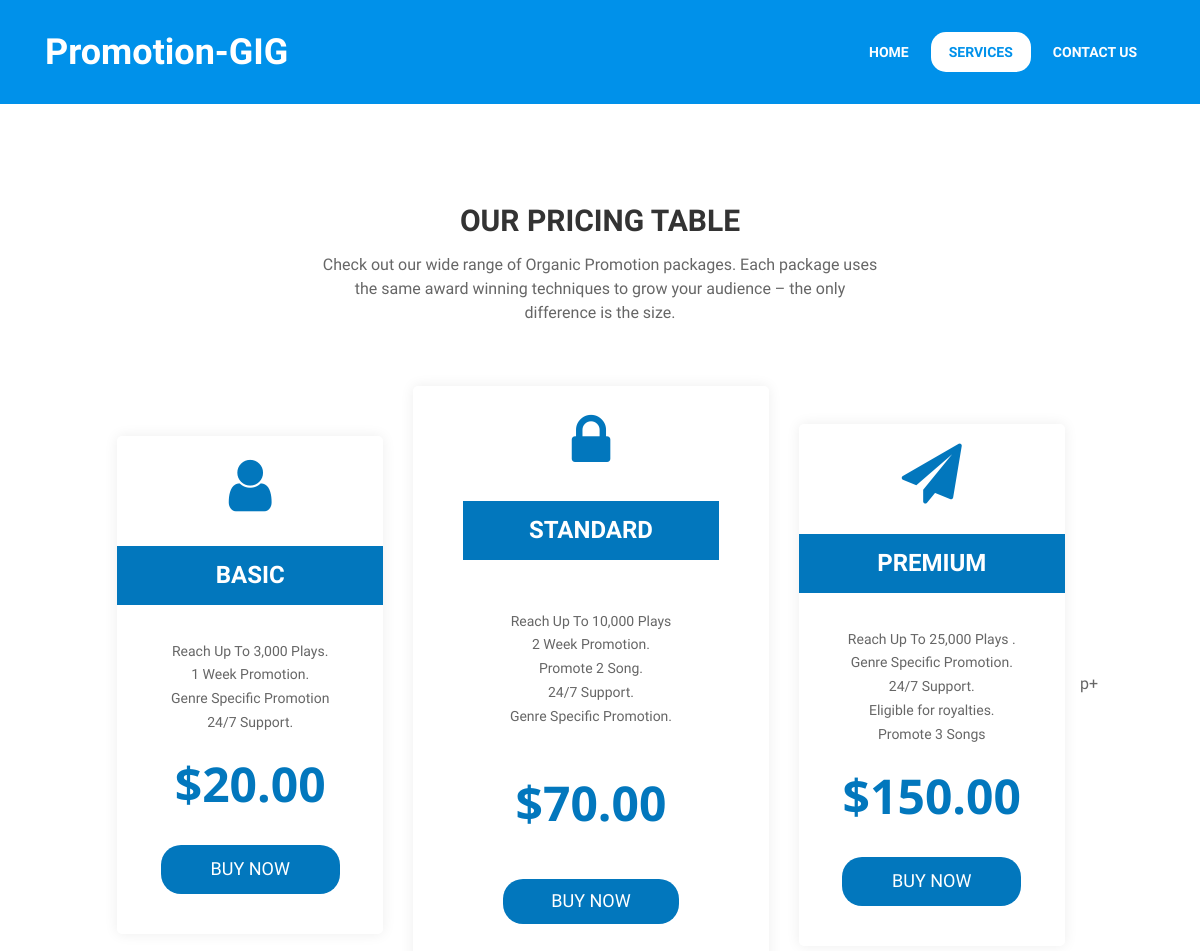
The page /1 on the database its author committed.
### product/models.py (models this page shows)
class Product(models.Model):
    id = models.AutoField(primary_key=True)
    product_name = models.CharField(max_length=300)
    description = models.TextField()
    photo = models.ImageField(upload_to='static/product_photo',blank=True)
    basic_price = models.DecimalField(max_digits=6, decimal_places=2)
    standard_price = models.DecimalField(max_digits=6, decimal_places=2)
    premium_price = models.DecimalField(max_digits=6, decimal_places=2)

### pages/views.py (the view)
# urls.py: path('<int:pk>', ProductPageView.as_view(), name='pricing'),
class ProductPageView(DetailView): # new
    template_name = 'pricing.html'
    def get_queryset(self):
        return Product.objects.all()

### templates/pricing.html (shortened to what this page needs)
{% load static %}
<!DOCTYPE html>
<html lang="en">
  <head>
    <link href="https://maxcdn.bootstrapcdn.com/font-awesome/4.6.3/css/font-awesome.min.css" rel="stylesheet">
    <link rel="stylesheet" href="https://maxcdn.bootstrapcdn.com/bootstrap/4.0.0-beta/css/bootstrap.min.css">
    <link href="{% static 'assets/css/slick.css' %}"  rel="stylesheet">
    <link href="{% static 'assets/css/magnific-popup.css' %}" rel="stylesheet">
    <link rel="stylesheet" type="text/css" href="https://unpkg.com/circlebars@1.0.3/dist/circle.css">
	<link href="{% static 'style.css' %}"  rel="stylesheet">
	</head>
  <body>
	  <header id="mu-hero">
		<div class="container">
			<nav class="navbar navbar-expand-lg navbar-light mu-navbar">
				<a class="navbar-brand mu-logo" href="{% url 'home' %}"><span>Promotion-GIG</span></a>
			  <div class="collapse navbar-collapse" id="navbarSupportedContent">
			    <ul class="navbar-nav mr-auto mu-navbar-nav">
			      <li class="nav-item">
			        <a href="{% url 'home' %}">Home</a>
			      </li>
				  <li class="nav-item  active"><a href="{% url 'service'  %}">Services</a></li>
				  <li class="nav-item"><a href="mailto:Smsline2020@gmail.com">Contact Us</a></li>
			    </ul>
			  </div>
			</nav>
		</div>
	</header>
	{% block content %}
		<section id="mu-pricing">
			<div class="container">
				<div class="row">
					<div class="col-md-12">
						<div class="mu-pricing-area">
							<div class="row">
								<div class="col-md-12">
									<div class="mu-title">
										<h2>Our Pricing Table</h2>
										<p>Check out our wide range of Organic  Promotion packages.
											Each package uses the same award winning techniques to grow your audience – the only difference is the size.</p>
									</div>
								</div>
								<div class="col-md-12">
									<div class="mu-pricing-content">
										<ul class="mu-pricing-table">
											<li>
												<div class="mu-pricing-single">
													<div class="mu-pricing-single-icon">
														<span class="fa fa-user"></span>
													</div>
													<div class="mu-pricing-single-title">
														<h3>Basic</h3>
													</div>
													<div class="mu-pricing-single-content">
														<ul>
															<li>Reach Up To 3,000 Plays.</li>
															<li>1 Week Promotion.</li>
															<li>Genre Specific Promotion</li>
															<li>24/7 Support.</li>
														</ul>
													</div>
													<div class="mu-single-pricebox">
														<h4> ${{ object.basic_price }}</h4>
													</div>
													<a class="mu-buy-now-btn" href="https://flutterwave.com/pay/basicspotifypromotion">Buy now</a>
												</div>
											</li>
											<li class="mu-standard-pricing">
												<div class="mu-pricing-single">
													<div class="mu-pricing-single-icon">
														<span class="fa fa-lock"></span>
													</div>
													<div class="mu-pricing-single-title">
														<h3>Standard</h3>
													</div>
													<div class="mu-pricing-single-content">
														<ul>
															<li>Reach Up To 10,000 Plays </li>
															<li>2 Week Promotion.</li>
															<li>Promote 2 Song.</li>
															<li>24/7 Support.</li>
															<li>Genre Specific Promotion.</li>
														</ul>
													</div>
													<div class="mu-single-pricebox">
														<h4> ${{ object.standard_price }}</h4>
													</div>
													<a class="mu-buy-now-btn" href="https://flutterwave.com/pay/standardspotifypromotion">Buy now</a>
												</div>
											</li>
											<li>
												<div class="mu-pricing-single">
													<div class="mu-pricing-single-icon">
														<span class="fa fa-paper-plane"></span>
													</div>
													<div class="mu-pricing-single-title">
														<h3>Premium</h3>
													</div>
													<div class="mu-pricing-single-content">
														<ul>
															<li>Reach Up To 25,000 Plays .</li>
															<li>Genre Specific Promotion.</li>
															<li>24/7 Support.</li>
															<li>Eligible for royalties.</li>
															<li>Promote 3 Songs</li>
														</ul>
													</div>
													<div class="mu-single-pricebox">
														<h4> ${{ object.premium_price }}</h4>
													</div>
													<a class="mu-buy-now-btn" href="https://flutterwave.com/pay/premiumspotifypromotion">Buy now</a>
												</div>
											</li>p+
										</ul>
									</div>
								</div>
							</div>
						</div>
					</div>
				</div>
			</div>
		</section>
  {% endblock content %}
  </body>
</html>

### static/style.css (style rules this page uses)
body, html { overflow-x:hidden; }
body { font-family: 'Raleway', sans-serif; color: #666666; font-size: 16px; font-weight: 400; }
ul { padding: 0; margin: 0; }
ul li { list-style: disc; font-size: 17px; line-height: 1.59; }
a { text-decoration: none; color: #2f2f2f; }
h1, h2, h3, h4, h5, h6 { font-family: 'Raleway', sans-serif; font-weight: 700; margin-top: 0; }
h2 { font-size: 32px; line-height: 1.13; }
h3 { font-size: 26px; }
h4 { font-size: 22px; }
a:hover, a:focus, .mu-book-now-btn, .mu-copy-right a:hover, .mu-copy-right a:focus, .mu-send-msg-btn:hover, .mu-send-msg-btn:focus, .mu-logo, .mu-logo:hover, .mu-logo:focus, .mu-client-quote, .mu-clients-slider .slick-prev, .mu-clients-slider .slick-next, .mu-clients-slider .slick-prev::before, .mu-clients-slider .slick-next::before, .my-why-us-single-icon { color: #0091ea; }
#mu-hero { background-color: #0091ea; display: inline; float: left; width: 100%; }
.mu-navbar .mu-logo { color: #fff; font-weight: 600; font-size: 36px; }
.mu-logo span { display: inline-block; }
.mu-navbar { padding: 20px 0; }
.mu-navbar-nav { display: block; text-align: right; width: 100%; }
.mu-navbar-nav li { list-style: none; display: inline-block; }
.mu-navbar-nav li a { color: #fefeff; display: block; font-size: 14px; font-weight: 700; text-transform: uppercase; padding: 9px 18px; border-radius: 15px; -webkit-transition: all 0.5s; -o-transition: all 0.5s; transition: all 0.5s; }
.mu-navbar-nav li.active a, .mu-navbar-nav li a:hover, .mu-navbar-nav li a:focus { background-color: #fff; color: #0091ea; }
.mu-title { display: inline; float: left; text-align: center; width: 100%; margin-bottom: 35px; padding: 0 25%; }
.mu-title h2 { color: #323232; font-size: 30px; text-transform: uppercase; margin-bottom: 15px; }
#mu-pricing { background-color: #fff; float: left; padding: 100px 0; display: inline; width: 100%; }
.mu-pricing-area { display: inline; float: left; text-align: center; width: 100%; }
.mu-pricing-area h2 { color: #333; }
.mu-pricing-content { display: inline; float: left; margin-top: 10px; width: 100%; }
.mu-pricing-table { display: table; width: 100%; }
.mu-pricing-table > li { list-style: none; display: inline-block; margin: 0 15px; width: 24%; vertical-align: middle; }
.mu-pricing-table > li.mu-standard-pricing { width: 32%; }
.mu-pricing-single { display: inline; float: left; text-align: center; padding: 20px 0; width: 100%; box-shadow: 0px 0px 14px #ededed; border-radius: 5px; }
.mu-pricing-single-icon { display: inline; float: left; width: 100%; padding-bottom: 30px; }
.mu-pricing-single-icon span { color: #0277bd; font-size: 60px; }
.mu-pricing-single-title { background-color: #0277bd; color: #fff; display: inline; float: left; padding: 15px 0; width: 100%; }
.mu-pricing-single-title h3 { font-size: 24px; text-transform: uppercase; margin-bottom: 0; }
.mu-pricing-single-content { display: inline; float: left; padding: 35px 0 15px; width: 100%; }
.mu-pricing-single-content ul li { color: #666666; font-size: 14px; list-style: none; line-height: 1.7; }
.mu-single-pricebox { display: inline; float: left; padding: 5px 0 25px; width: 100%; }
.mu-single-pricebox h4 { color: #0277bd; font-size: 48px; font-family: 'Open Sans', sans-serif; }
.mu-buy-now-btn { background-color: #0277bd; border-radius: 20px; color: #fff; display: inline-block; font-size: 18px; padding: 10px 50px; text-transform: uppercase; margin-bottom: 20px; }
.mu-standard-pricing .mu-pricing-single { padding: 25px 50px; }
.mu-standard-pricing .mu-pricing-single-content { padding: 50px 0 40px; }
.mu-standard-pricing .mu-single-pricebox { ; padding: 5px 0 40px; }
.mu-standard-pricing .mu-buy-now-btn { background-color: #0277bd; border-radius: 20px; color: #fff; display: inline-block; font-size: 18px; padding: 8px 48px; text-transform: uppercase; margin-bottom: 35px; }

### rows shown on the page
Product: basic_price "20.00", standard_price "70.00", premium_price "150.00"
